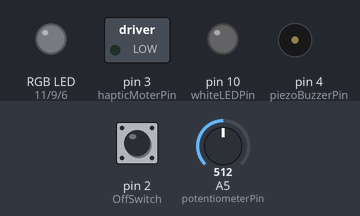
The sketch below on a simulated Arduino Uno, built with avr-gcc and run on an emulated ATmega328P. Shown: switched loads named in the sketch (green lamp = pin HIGH), an RGB LED mixed from three pins (HIGH = lit), output pins drawn as LEDs (lit = HIGH), buzzer (waves = sounding, pin HIGH). The test bench sets the inputs (shaded band); at power-on: pin 2 (OffSwitch) HIGH, A5 (potentiometerPin) = 512.

Above: at 1.2 s.
1.3 s: pin 2 (OffSwitch) pulled LOW for 0.15 s
At 1.37 s:
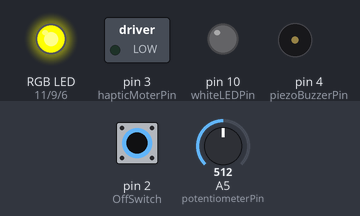
2.9 s: pin 2 (OffSwitch) pulled LOW for 3.2 s
At 7.5 s:
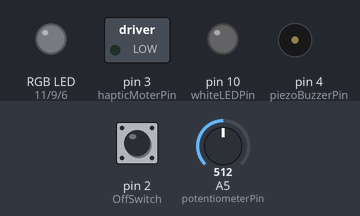
Timing chart, 0 to 9.0 s (numbered marks = the images above; inputs shaded):
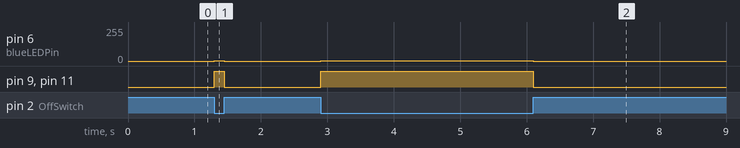

The sketch:

stage_3.ino
```cpp
// Reads a potentiometer setting to switch the illumination of zero, one, two, three or four lights and/or tonal frequencies

const int greenLEDPin = 9;
const int whiteLEDPin = 10;
const int redLEDPin = 11;
const int blueLEDPin = 6;

const int greenBtnPin = 8;
const int whiteBtnPin = 7;
const int redBtnPin = 5;
const int blueBtnPin = 12;

const int hapticMoterPin = 3;
const int piezoBuzzerPin = 4;
const int OffSwitch = 2;
const int potentiometerPin = A5;
int potGreen, potRed, potBlue, potWhite, potVibrate;
void setup() {
  // LED Outputs
  pinMode(greenLEDPin, OUTPUT);
  pinMode(blueLEDPin, OUTPUT);
  pinMode(redLEDPin, OUTPUT);
  pinMode(whiteLEDPin, OUTPUT);
  // button inputs
  pinMode(greenBtnPin, INPUT_PULLUP);
  pinMode(whiteBtnPin, INPUT_PULLUP);
  pinMode(redBtnPin, INPUT_PULLUP);
  pinMode(blueBtnPin, INPUT_PULLUP);
  // Haptic Motor
  pinMode(hapticMoterPin, OUTPUT);
  // Piezo Buzzer
  pinMode(piezoBuzzerPin, OUTPUT);
  // On/Off Switch
  pinMode(OffSwitch, INPUT_PULLUP);
  pinMode(potentiometerPin, INPUT);
  Serial.begin(9600);
}

void loop() {
    if (digitalRead(OffSwitch) == HIGH) {
        sleep();
    }
    potGreen = analogRead(potentiometerPin);
    potRed = analogRead(potentiometerPin) - 255;
    potBlue = analogRead(potentiometerPin) - 510;
    potWhite = analogRead(potentiometerPin) - 765;

    if (potGreen > 255) {
        potGreen = 255;
    } else if (potGreen < 0) {
        potGreen = 0;
    }
    if (potRed > 255) {
        potRed = 255;
    } else if (potRed < 0) {
        potRed = 0;
    }
    if (potBlue > 255) {
        potBlue = 255;
    } else if (potBlue < 0) {
        potBlue = 0;
    }
    if (potWhite > 255) {
        potWhite = 255;
    } else if (potWhite < 0) {
        potWhite = 0;
    }
    analogWrite(greenLEDPin, potGreen);
    analogWrite(redLEDPin, potRed);
    analogWrite(blueLEDPin, potBlue);
    analogWrite(whiteLEDPin, potWhite);
    analogWrite(hapticMoterPin, potWhite);
}

void sleep() {
  digitalWrite(greenLEDPin, LOW);
  digitalWrite(blueLEDPin, LOW);
  digitalWrite(redLEDPin,    LOW);
  digitalWrite(whiteLEDPin, LOW);
  digitalWrite(hapticMoterPin, LOW);
  while (digitalRead(OffSwitch) == HIGH) {
    delay(1);
  }
  loop();
}
```

Measured:
- after the input at 1.3 s, pin 6 (blueLEDPin): 0/255 → 2/255 at once, → 0/255 0.15 s later; pin 9 (greenLEDPin), pin 11 (redLEDPin): LOW → HIGH at once, → LOW 0.15 s later
- after the input at 2.9 s, pin 6 (blueLEDPin): 0/255 → 2/255 at once, → 0/255 3.2 s later; pin 9 (greenLEDPin), pin 11 (redLEDPin): LOW → HIGH at once, → LOW 3.2 s later
